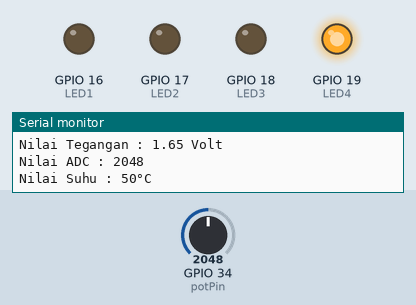
Simulated run of this program. Board: ESP32. Shown: output pins drawn as LEDs (lit = HIGH), the last lines printed to the serial monitor. The inputs (shaded band) are chosen by the test bench; at power-on: GPIO 34 (potPin) = 2048.

Above: at 2.2 s.
2.3 s: GPIO 34 (potPin) set to 1292
4.2 s: GPIO 34 (potPin) set to 1194
At 5.9 s:
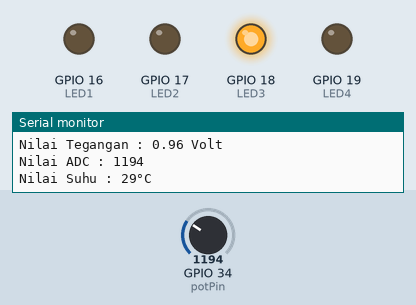
6.5 s: GPIO 34 (potPin) set to 1080
8.2 s: GPIO 34 (potPin) set to 972
At 9.3 s:
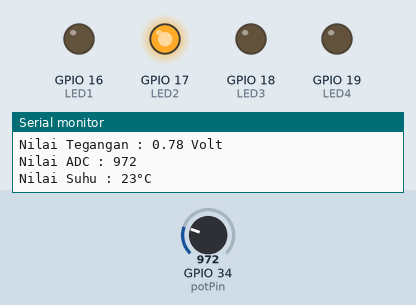
10.5 s: GPIO 34 (potPin) set to 657
12.2 s: GPIO 34 (potPin) set to 563
At 13.7 s:
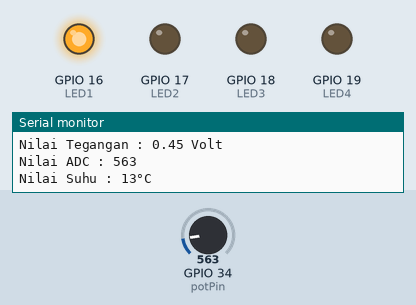
Timing chart, 0 to 15.2 s (numbered marks = the images above; inputs shaded):
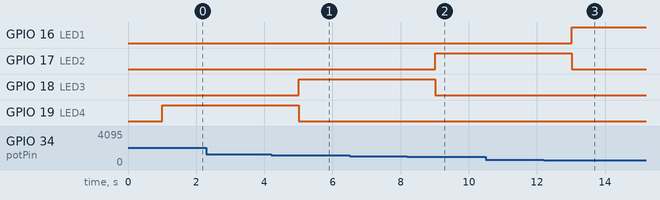

The program:

main.cpp
```cpp
#include <Arduino.h>

#define LED1 16
#define LED2 17
#define LED3 18
#define LED4 19

const int potPin = 34;
int Nilaipot = 0;
float Nilaiteg = 0;
int Nilaisuhu = 0;

void setup() {
  Serial.begin(9600);
  pinMode(LED1, OUTPUT);
  pinMode(LED2, OUTPUT);
  pinMode(LED3, OUTPUT);
  pinMode(LED4, OUTPUT);
  delay(1000);
}

void loop() {
  Nilaipot = analogRead(potPin);
  Nilaiteg = ((float)Nilaipot / 4095) * 3.3;
  Serial.println("Nilai Tegangan : " + String(Nilaiteg) + " Volt");
  Serial.println("Nilai ADC : " + String(Nilaipot));
  Nilaisuhu = map(Nilaipot, 0, 4095, 0, 100);
  Serial.println("Nilai Suhu : " + String(Nilaisuhu) + "\xC2\xB0" + "C");
  if (Nilaisuhu < 15){
    digitalWrite(LED1, HIGH);
    digitalWrite(LED2, LOW);
    digitalWrite(LED3, LOW);
    digitalWrite(LED4, LOW);
  }else if ((Nilaisuhu > 15) and (Nilaisuhu < 25)){
    digitalWrite(LED1, LOW);
    digitalWrite(LED2, HIGH);
    digitalWrite(LED3, LOW);
    digitalWrite(LED4, LOW);
  }else if ((Nilaisuhu > 25) and (Nilaisuhu < 30)){
    digitalWrite(LED1, LOW);
    digitalWrite(LED2, LOW);
    digitalWrite(LED3, HIGH);
    digitalWrite(LED4, LOW);
  }else if (Nilaisuhu > 30){
    digitalWrite(LED1, LOW);
    digitalWrite(LED2, LOW);
    digitalWrite(LED3, LOW);
    digitalWrite(LED4, HIGH);
  }
  delay(1000);
}
```

Measured:
- the behaviour switches between 1229 and 1228 on GPIO 34 (potPin) (found by bisection; images 0 and 1)
- the behaviour switches between 1024 and 1023 on GPIO 34 (potPin) (found by bisection; images 1 and 2)
- the behaviour switches between 615 and 614 on GPIO 34 (potPin) (found by bisection; images 2 and 3)
- after the input at 4.2 s, GPIO 18 (LED3): LOW → HIGH after 0.81 s; GPIO 19 (LED4): HIGH → LOW after 0.81 s
- after the input at 8.2 s, GPIO 17 (LED2): LOW → HIGH after 0.82 s; GPIO 18 (LED3): HIGH → LOW after 0.82 s
- after the input at 12.2 s, GPIO 16 (LED1): LOW → HIGH after 0.82 s; GPIO 17 (LED2): HIGH → LOW after 0.82 s
